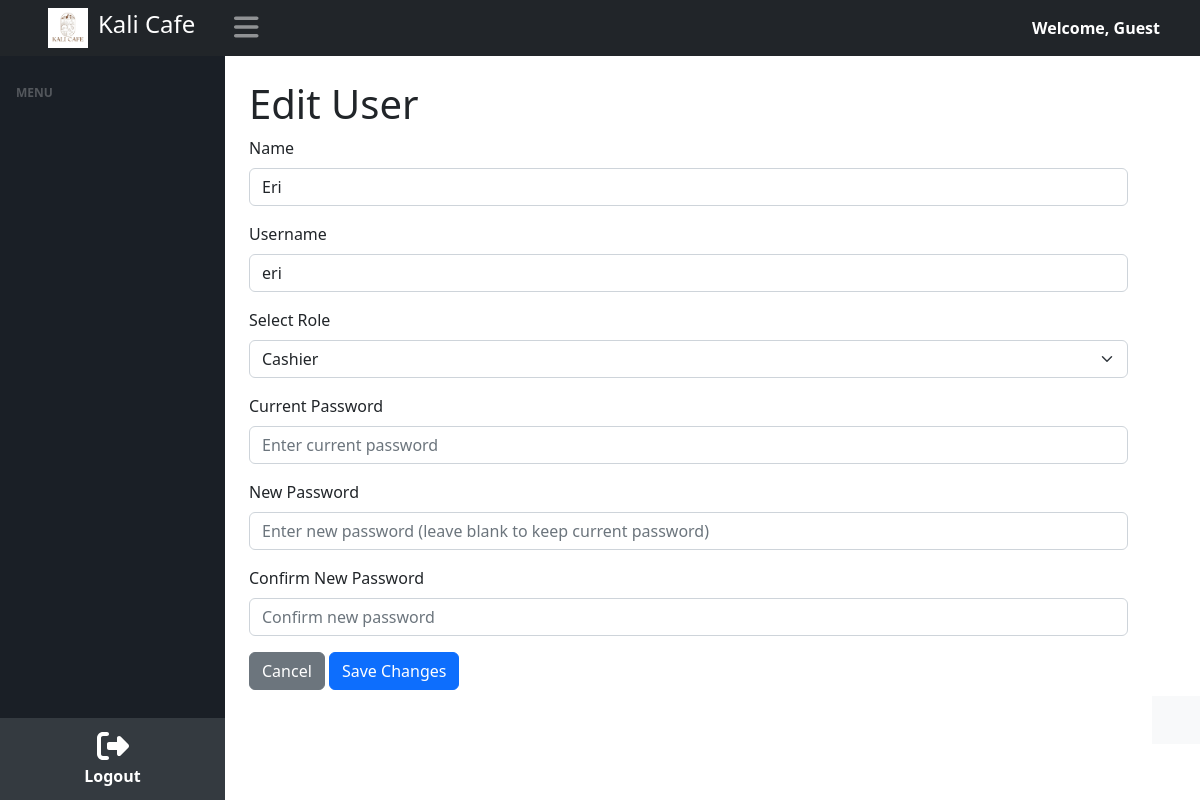
Screenshot of /edit_user.php?id=1 with the database file from the repository.
### tables this page shows
CREATE TABLE `users` (
  `id` int NOT NULL,
  `name` varchar(50) NOT NULL,
  `username` varchar(50) NOT NULL,
  `password` varchar(100) NOT NULL,
  `role` enum('admin','cashier','barista') NOT NULL,
  `created_at` timestamp NULL DEFAULT CURRENT_TIMESTAMP
);

### edit_user.php (the view, shortened to what this page needs)
<?php
    include ('../kusso/includes/header.php');
    include('../kusso/includes/navbar.php');
    include('../kusso/includes/config.php');
    if (isset($_GET['id'])) {
      $userId = $_GET['id'];
      try {
          $pdo = new PDO("mysql:host=$host;dbname=$db_name", $username, $password);
          $pdo->setAttribute(PDO::ATTR_ERRMODE, PDO::ERRMODE_EXCEPTION);
          $stmt = $pdo->prepare("SELECT * FROM users WHERE id = :id");
          $stmt->execute(['id' => $userId]);
          $user = $stmt->fetch(PDO::FETCH_ASSOC);
      } catch (PDOException $e) {
          $_SESSION['error_message'] = "Error fetching user: " . $e->getMessage();
          header('Location: edit_user.php');
          exit();
      }
    } else {
      header('Location: users.php');
      exit();
    }
?>
<!DOCTYPE html>
<html lang="en"></html>
<head>
        <link href="css/styles.css" rel="stylesheet" />
    </head>
    <body>
        <div id="layoutSidenav_content">
            <main>
                <div class="container-fluid px-4">
                    <h1 class="mt-4">Edit User</h1>
                    <form action="manage_user.php" method="POST">
                    <div class="modal-body">
                        <div class="mb-3">
                            <label for="edit_name" class="form-label">Name</label>
                            <input type="text" class="form-control" id="edit_name" name="edit_name" value="<?php echo htmlspecialchars($user['name']); ?>" placeholder="Enter your Name" required>
                        </div>
                        <div class="mb-3">
                            <label for="edit_username" class="form-label">Username</label>
                            <input type="text" class="form-control" id="edit_username" name="edit_username" value="<?php echo htmlspecialchars($user['username']); ?>" placeholder="Enter your Username" required>
                        </div>
                        <div class="mb-3">
                            <label for="edit_role" class="form-label">Select Role</label>
                            <select class="form-select" id="edit_role" name="edit_role" required>
                                <option value="cashier" <?php echo $user['role'] == 'cashier' ? 'selected' : ''; ?>>Cashier</option>
                            </select>
                        </div>
                         <div class="mb-3">
                            <label for="current_password" class="form-label">Current Password</label>
                            <input type="password" class="form-control" id="current_password" name="current_password" placeholder="Enter current password">
                        </div>
                        <div class="mb-3">
                            <label for="new_password" class="form-label">New Password</label>
                            <input type="password" class="form-control" id="new_password" name="new_password" placeholder="Enter new password (leave blank to keep current password)">
                        </div>
                        <div class="mb-3">
                            <label for="confirm_new_password" class="form-label">Confirm New Password</label>
                            <input type="password" class="form-control" id="confirm_new_password" name="confirm_new_password" placeholder="Confirm new password">
                        </div>
                                <a href="user.php" class="btn btn-secondary">Cancel</a>
                                <button type="submit" name="updatebtn" class="btn btn-primary">Save Changes</button>
                            </div>
                        </form>
                    </div>
                </main>
    <?php
    include('../kusso/includes/footer.php');
    ?>
</body>
</html>

### rows the page displays
users: edit_name "Eri", edit_username "eri", edit_role "Cashier"

### other values shown
$username "Guest"
